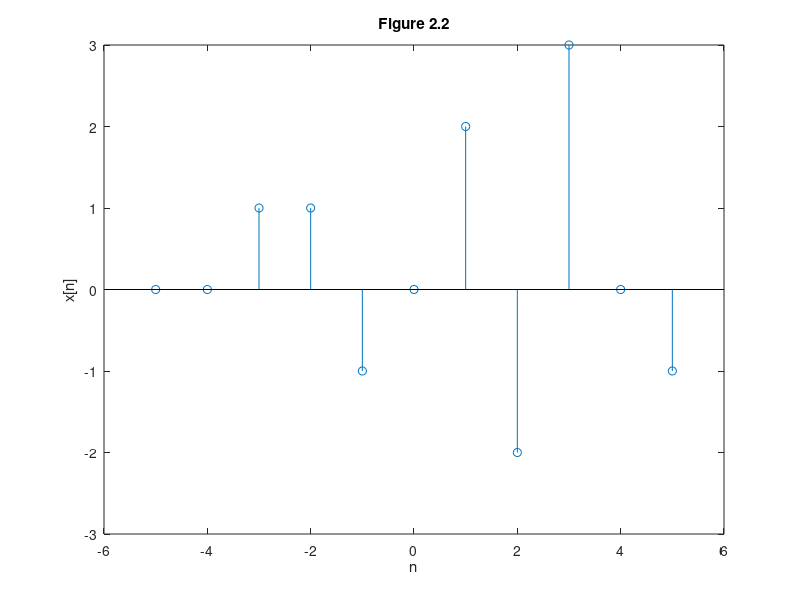

Write the MATLAB code that produced this figure.
% Generation of discrete time signals 
n = -5:5;
x = [0 0 1 1 -1 0 2 -2 3 0 -1];
stem (n,x);
axis ([-6 6 -3 3]);
xlabel ('n'); 
ylabel ('x[n]'); 
title ('Figure 2.2');
  